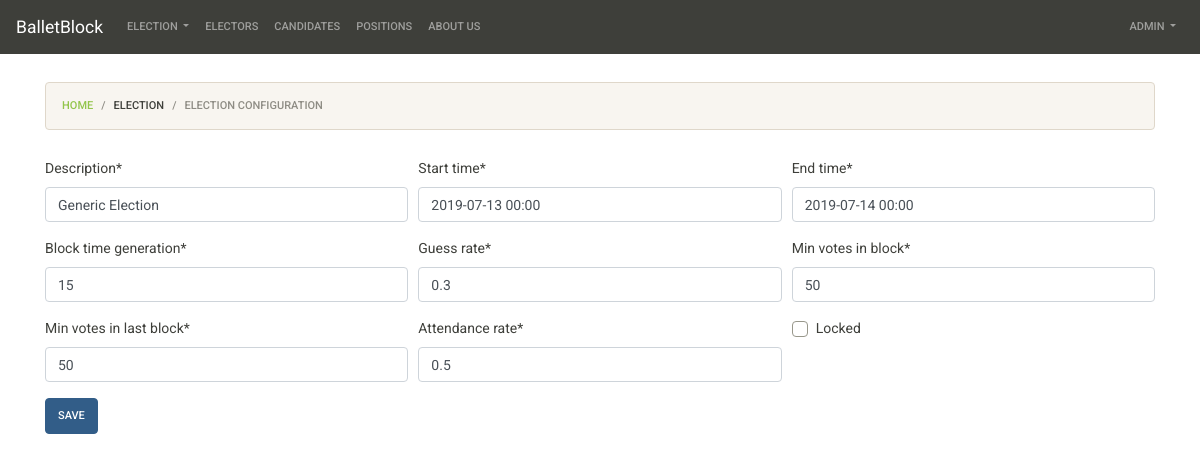
Page /election/electionconfig/ (signed in) on the earlier database version.
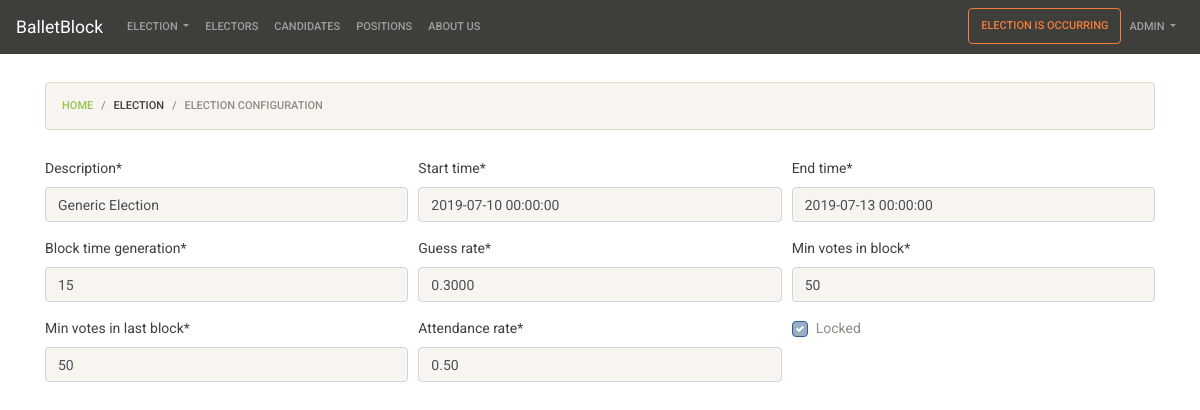
Same page on the later database version.
### election/models.py (models this page shows, shortened)
class ElectionConfig(models.Model):
    description = models.CharField(max_length=100, null=False, blank=False, default='Generic Election')
    start_time = models.DateTimeField(null=False, blank=False)
    end_time = models.DateTimeField(null=False, blank=False)
    block_time_generation = models.IntegerField(default=15)
    guess_rate = models.DecimalField(null=False, blank=False, max_digits=5,decimal_places=4, validators=[MinValueValidator(Decimal('0.0001')), MaxValueValidator(Decimal('0.9999'))], default=Decimal('0.3'))
    min_votes_in_block = models.IntegerField(null=False, blank=False, default=50)
    min_votes_in_last_block = models.IntegerField(null=False, blank=False, default=50)
    attendance_rate = models.DecimalField(null=False, blank=False, max_digits=3, decimal_places=2, validators=[MinValueValidator(Decimal('0.01')), MaxValueValidator(Decimal('0.99'))], default=Decimal('0.5'))
    locked = models.BooleanField(default=False)

### election/views.py (the view)
# urls.py: path('electionconfig/',views.electionConfiguration, name='electionconfig'),
@staff_member_required
def electionConfiguration(request, template_name='electionconfig.html'):
    ec = None
    if ElectionConfig.objects.all().count() > 0:
        ec = ElectionConfig.objects.filter()[0]
    if request.election_is_occurring:
        form = ElectionConfigForm(instance=ec, readonly=request.election_is_occurring)
        return render(request, template_name, {'form':form})
    if request.POST:
        form = ElectionConfigForm(request.POST, instance=ec, readonly=request.election_is_occurring)
        if form.is_valid():
            form.save()
            msg = 'Election configuration saved'
            messages.success(request, msg)
            return redirect('electionconfig')
        return render(request, template_name, {'form':form})
    else:
        form = ElectionConfigForm(instance=ec)
    return render(request, template_name, {'form':form})

### election/business.py (called while the page is built)
    def getCurrentElectionConfig(self):
        ecs = ElectionConfig.objects.all()
        if ecs.count() > 0:
            return ecs[0]
        return None

    def isOccurring(self):
        ec = self.getCurrentElectionConfig()
        now = datetime.datetime.now()
        if ec:
            if now >= ec.start_time and now <= ec.end_time and ec.locked:
                return True
        return False

### election/context_processors.py (called while the page is built)
def election_context(request):
    context_data = dict()
    context_data['election_is_occurring'] = request.election_is_occurring
    return context_data

### election/templates/electionconfig.html (shortened to what this page needs)
{% extends 'base.html' %}
{% load staticfiles %}
{% load crispy_forms_tags%}
{% block breadcrumb %}
    <nav aria-label="breadcrumb">
        <ol class="breadcrumb">
          <li class="breadcrumb-item"><a href="{% url 'home' %}">Home</a></li>
          <li class="breadcrumb-item">Election</li>
          <li class="breadcrumb-item active" aria-current="page">Election Configuration</li>
        </ol>
    </nav>
{% endblock breadcrumb %}
{% block content %}
    <form method="post" action="{{ request.path }}">
        {% crispy form %}
        {% if not election_is_occurring %}
            <input type="submit" class="btn btn-primary" value="Save">
        {% endif %}
    </form>
{% endblock content %}

### balletblock/templates/menu.html (shortened to what this page needs)
<nav class="navbar navbar-expand-lg navbar-dark bg-primary">
    <a class="navbar-brand" href="#">BalletBlock</a>
    <div class="collapse navbar-collapse" id="navbarColor01">
      <ul class="navbar-nav mr-auto">
        {% if request.user.is_superuser %}
          <li class="nav-item dropdown">
            <a class="nav-link dropdown-toggle" href="" id="navbarDropdownMenuLink" data-toggle="dropdown" aria-haspopup="true" aria-expanded="false">
            Election
            </a>
          </li>
          <li class="nav-item">
            <a class="nav-link" href="{% url 'elector' %}">Electors</a>
          </li>
          <li class="nav-item">
            <a class="nav-link" href="{% url 'candidate' %}">Candidates</a>
          </li>
          <li class="nav-item">
            <a class="nav-link" href="{% url 'position' %}">Positions</a>
          </li>
          <li class="nav-item">
              <a class="nav-link" href="{% url 'about_us' %}">About us</a>
          </li>
        {% else %}
          <li class="nav-item">
            <a class="nav-link" href="{% url 'vote' %}">Vote</a>
          </li>
        {% endif %}
      </ul>
      {% if request.user.is_authenticated %}
            <ul class="navbar-nav">
                {% if election_is_occurring %}
                  <li class="nav-item">
                      <button type="button" class="btn btn-outline-warning">Election is Occurring</button>
                  </li>
                {% endif %}
                <li class="nav-item dropdown">
                    <a class="nav-link dropdown-toggle" href="" id="navbarDropdownMenuLink" data-toggle="dropdown" aria-haspopup="true" aria-expanded="false">
                    {{request.user}}
                    </a>
                </li>
            </ul>
      {% endif %}
    </div>
  </nav>

Differences in the rows shown:
added ElectionConfig: description "Generic Election", start_time "2019-07-10 00:00:00", end_time "2019-07-13 00:00:00", block_time_generation "15", guess_rate "0.3000", min_votes_in_block "50", min_votes_in_last_block "50", attendance_rate "0.50"
Other differences:
form field description: "Generic Election" → (not shown)
form field start_time: "2019-07-13 00:00" → (not shown)
form field end_time: "2019-07-14 00:00" → (not shown)
form field block_time_generation: "15" → (not shown)
form field guess_rate: "0.3" → (not shown)
form field min_votes_in_block: "50" → (not shown)
form field min_votes_in_last_block: "50" → (not shown)
form field attendance_rate: "0.5" → (not shown)
form field value: "Save" → (not shown)
text now shown: "ELECTION IS OCCURRING"
